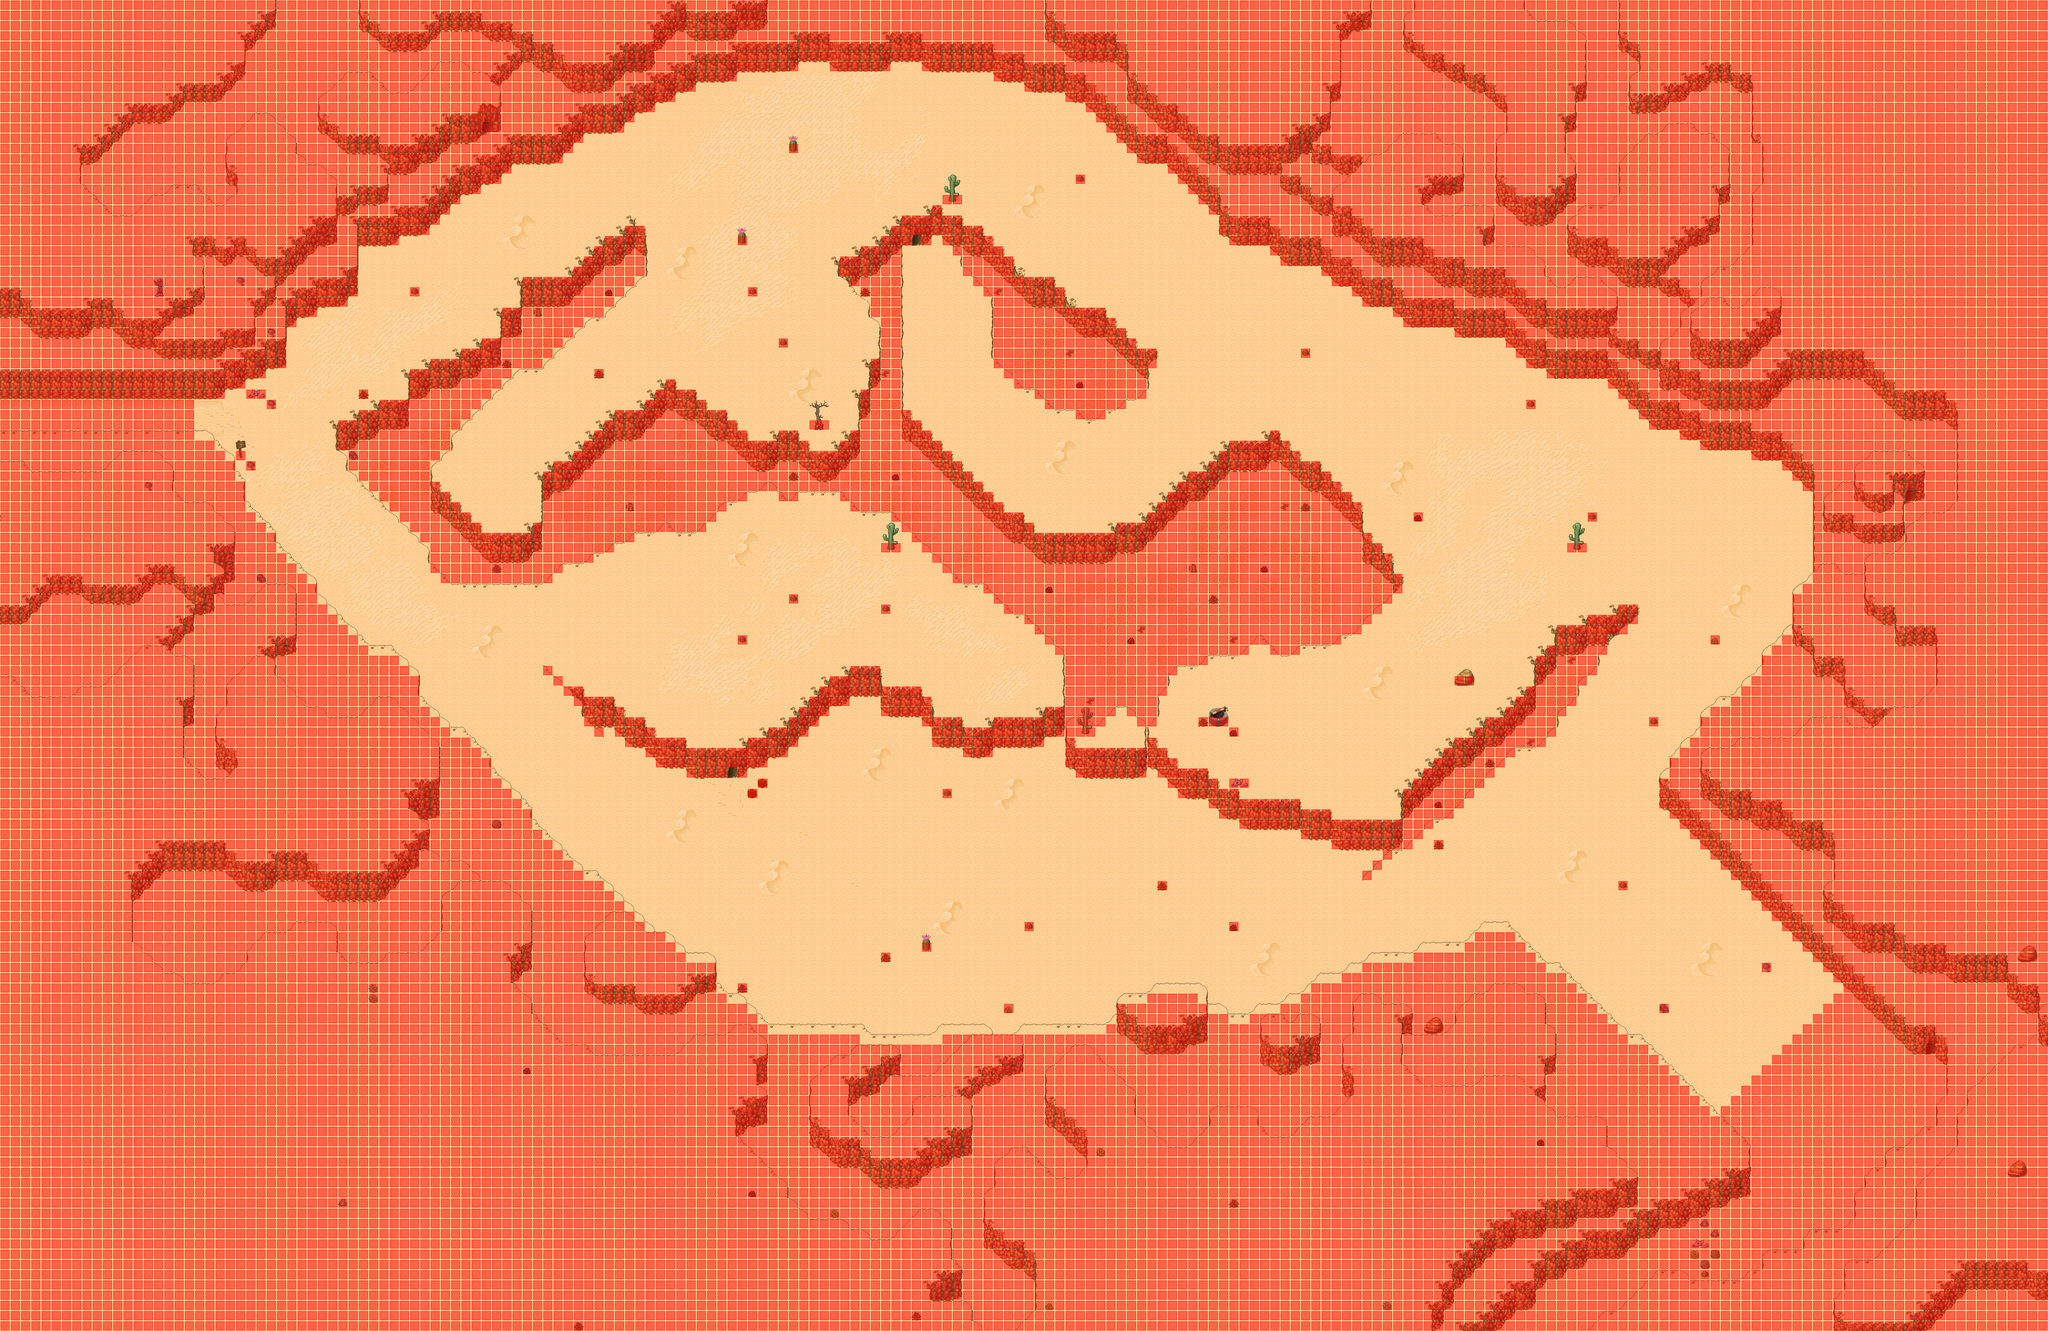

Below is a game level as drawn by its tile map, then a one-line description and the .tmx that defines it (tile-layer data replaced by summaries):
An orthogonal 200x130 tile map with 32x32 px tiles, 4 tile layers (Ground, Fringe, Over, Collision), 6 tilesets and 27 objects (16x warp, 11x spawn).

<map version="1.0" orientation="orthogonal" width="200" height="130" tilewidth="32" tileheight="32">
 <properties>
  <property name="minimap" value="graphics/minimaps/005-1.png" />
  <property name="music" value="Faith.ogg" />
  <property name="name" value="Snake Desert" />
  <property name="overlay0image" value="graphics/images/ambient/sandstorm.png" />
  <property name="overlay0parallax" value="1.0" />
  <property name="overlay0scrollX" value="4" />
  <property name="overlay0scrollY" value="-1" />
  <property name="overlay1image" value="graphics/images/ambient/sandstorm.png" />
  <property name="overlay1parallax" value="1.5" />
  <property name="overlay1scrollX" value="8" />
  <property name="overlay1scrollY" value="-2" />
  <property name="overlay2image" value="graphics/images/ambient/sandstorm.png" />
  <property name="overlay2parallax" value="2.0" />
  <property name="overlay2scrollX" value="12" />
  <property name="overlay2scrollY" value="-3" />
 </properties>
 <tileset firstgid="1" name="desert1" tilewidth="32" tileheight="32">
  <image source="../graphics/tiles/desert1.png" trans="ff00ff" width="512" height="512" />
 </tileset>
 <tileset firstgid="257" name="desert2" tilewidth="32" tileheight="32">
  <image source="../graphics/tiles/desert2.png" trans="ff00ff" width="512" height="512" />
 </tileset>
 <tileset firstgid="513" name="Collision" tilewidth="32" tileheight="32">
  <image source="../graphics/tiles/collision.png" trans="ff00ff" width="64" height="32" />
 </tileset>
 <tileset firstgid="515" name="Desert x2" tilewidth="32" tileheight="64">
  <image source="../graphics/tiles/desert_x2.png" width="512" height="64" />
 </tileset>
 <tileset firstgid="531" name="Desert x3" tilewidth="32" tileheight="96">
  <image source="../graphics/tiles/desert_x3.png" width="512" height="96" />
 </tileset>
 <tileset firstgid="547" name="Mountain" tilewidth="32" tileheight="32">
  <image source="../graphics/tiles/mountain.png" width="416" height="448" />
 </tileset>
 <layer name="Ground" width="200" height="130">
  <data>[26000 cells, 25996 non-empty, 88 distinct tile ids]</data>
 </layer>
 <layer name="Fringe" width="200" height="130">
  <data>[26000 cells, 3404 non-empty, 67 distinct tile ids]</data>
 </layer>
 <layer name="Over" width="200" height="130">
  <data>[26000 cells, 589 non-empty, 36 distinct tile ids]</data>
 </layer>
 <layer name="Collision" width="200" height="130">
  <data>[26000 cells, 17740 non-empty, 1 distinct tile ids]</data>
 </layer>
 <objectgroup name="Objects" width="0" height="0">
  <object name="To Sandstorm Desert" type="warp" x="608" y="1248" width="32" height="128">
   <properties>
    <property name="dest_map" value="002-1" />
    <property name="dest_x" value="3424" />
    <property name="dest_y" value="2528" />
   </properties>
  </object>
  <object name="Maggot" type="spawn" x="0" y="0">
   <properties>
    <property name="eA_death" value="30000" />
    <property name="eA_spawn" value="100000" />
    <property name="monster_id" value="0" />
   </properties>
  </object>
  <object name="Snake" type="spawn" x="0" y="0">
   <properties>
    <property name="eA_death" value="30000" />
    <property name="eA_spawn" value="100000" />
    <property name="monster_id" value="8" />
   </properties>
  </object>
  <object name="To Snake Pit" type="warp" x="2848" y="736" width="32" height="32">
   <properties>
    <property name="dest_map" value="005-3" />
    <property name="dest_x" value="1664" />
    <property name="dest_y" value="1120" />
   </properties>
  </object>
  <object name="To Snake Pit" type="warp" x="2272" y="2400" width="32" height="32">
   <properties>
    <property name="dest_map" value="005-3" />
    <property name="dest_x" value="1056" />
    <property name="dest_y" value="2688" />
   </properties>
  </object>
  <object name="To Desert Mountains" type="warp" x="5344" y="3456" width="32" height="32">
   <properties>
    <property name="dest_map" value="006-1" />
    <property name="dest_x" value="800" />
    <property name="dest_y" value="832" />
   </properties>
  </object>
  <object name="Snake" type="spawn" x="2144" y="2368" width="320" height="224">
   <properties>
    <property name="eA_death" value="50000" />
    <property name="eA_spawn" value="40000" />
    <property name="max_beings" value="2" />
    <property name="monster_id" value="8" />
   </properties>
  </object>
  <object name="Snake" type="spawn" x="2816" y="736" width="288" height="192">
   <properties>
    <property name="eA_death" value="50000" />
    <property name="eA_spawn" value="40000" />
    <property name="max_beings" value="3" />
    <property name="monster_id" value="8" />
   </properties>
  </object>
  <object name="GiantMaggot" type="spawn" x="1632" y="896" width="3072" height="1696">
   <properties>
    <property name="eA_death" value="30000" />
    <property name="eA_spawn" value="100000" />
    <property name="max_beings" value="20" />
    <property name="monster_id" value="4" />
   </properties>
  </object>
  <object name="BlackScorpion" type="spawn" x="1856" y="224" width="2144" height="768">
   <properties>
    <property name="eA_death" value="30000" />
    <property name="eA_spawn" value="100000" />
    <property name="max_beings" value="7" />
    <property name="monster_id" value="7" />
   </properties>
  </object>
  <object name="BlackScorpion" type="spawn" x="1824" y="2272" width="2752" height="1056">
   <properties>
    <property name="eA_death" value="30000" />
    <property name="eA_spawn" value="100000" />
    <property name="max_beings" value="8" />
    <property name="monster_id" value="7" />
   </properties>
  </object>
  <object name="GreenSlime" type="spawn" x="640" y="992" width="672" height="768">
   <properties>
    <property name="eA_death" value="30000" />
    <property name="eA_spawn" value="100000" />
    <property name="max_beings" value="3" />
    <property name="monster_id" value="3" />
   </properties>
  </object>
  <object name="GreenSlime" type="spawn" x="3744" y="2208" width="128" height="96">
   <properties>
    <property name="eA_death" value="30000" />
    <property name="eA_spawn" value="100000" />
    <property name="max_beings" value="2" />
    <property name="monster_id" value="3" />
   </properties>
  </object>
  <object name="Snake" type="spawn" x="4704" y="1248" width="1056" height="2112">
   <properties>
    <property name="eA_death" value="30000" />
    <property name="eA_spawn" value="100000" />
    <property name="max_beings" value="8" />
    <property name="monster_id" value="8" />
   </properties>
  </object>
  <object name="Maggot" type="spawn" x="1440" y="800" width="3328" height="1568">
   <properties>
    <property name="eA_death" value="30000" />
    <property name="eA_spawn" value="100000" />
    <property name="max_beings" value="20" />
    <property name="monster_id" value="0" />
   </properties>
  </object>
  <object name="To Desert Mountains" type="warp" x="5376" y="3424" width="32" height="32">
   <properties>
    <property name="dest_map" value="006-1" />
    <property name="dest_x" value="800" />
    <property name="dest_y" value="832" />
   </properties>
  </object>
  <object name="To Desert Mountains" type="warp" x="5408" y="3392" width="32" height="32">
   <properties>
    <property name="dest_map" value="006-1" />
    <property name="dest_x" value="800" />
    <property name="dest_y" value="832" />
   </properties>
  </object>
  <object name="To Desert Mountains" type="warp" x="5440" y="3360" width="32" height="32">
   <properties>
    <property name="dest_map" value="006-1" />
    <property name="dest_x" value="800" />
    <property name="dest_y" value="832" />
   </properties>
  </object>
  </objectgroup>
</map>
<!-- 9 of 27 objects omitted -->
